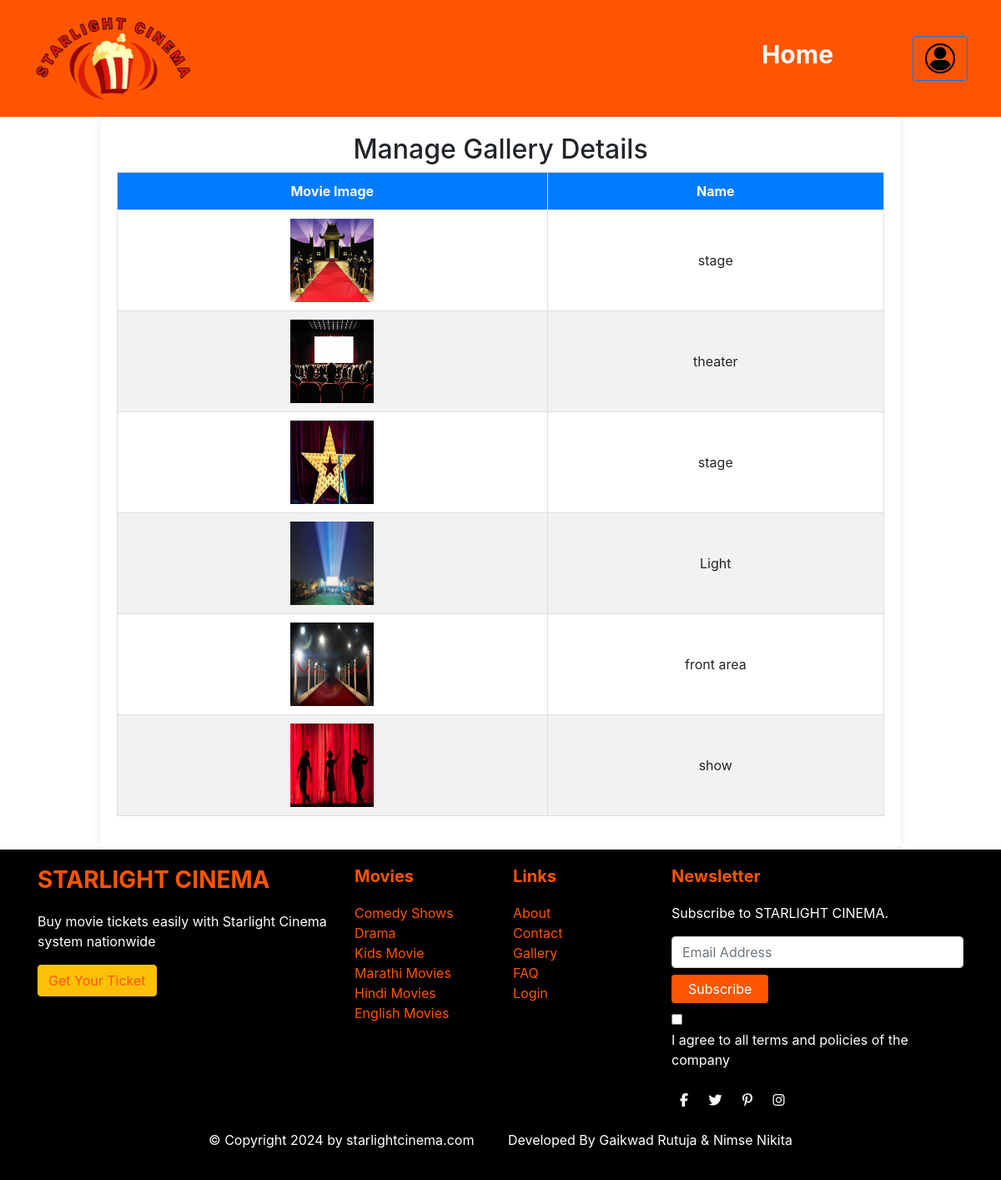
Before: /Admin/pages/report-gallery.php with the older database file.
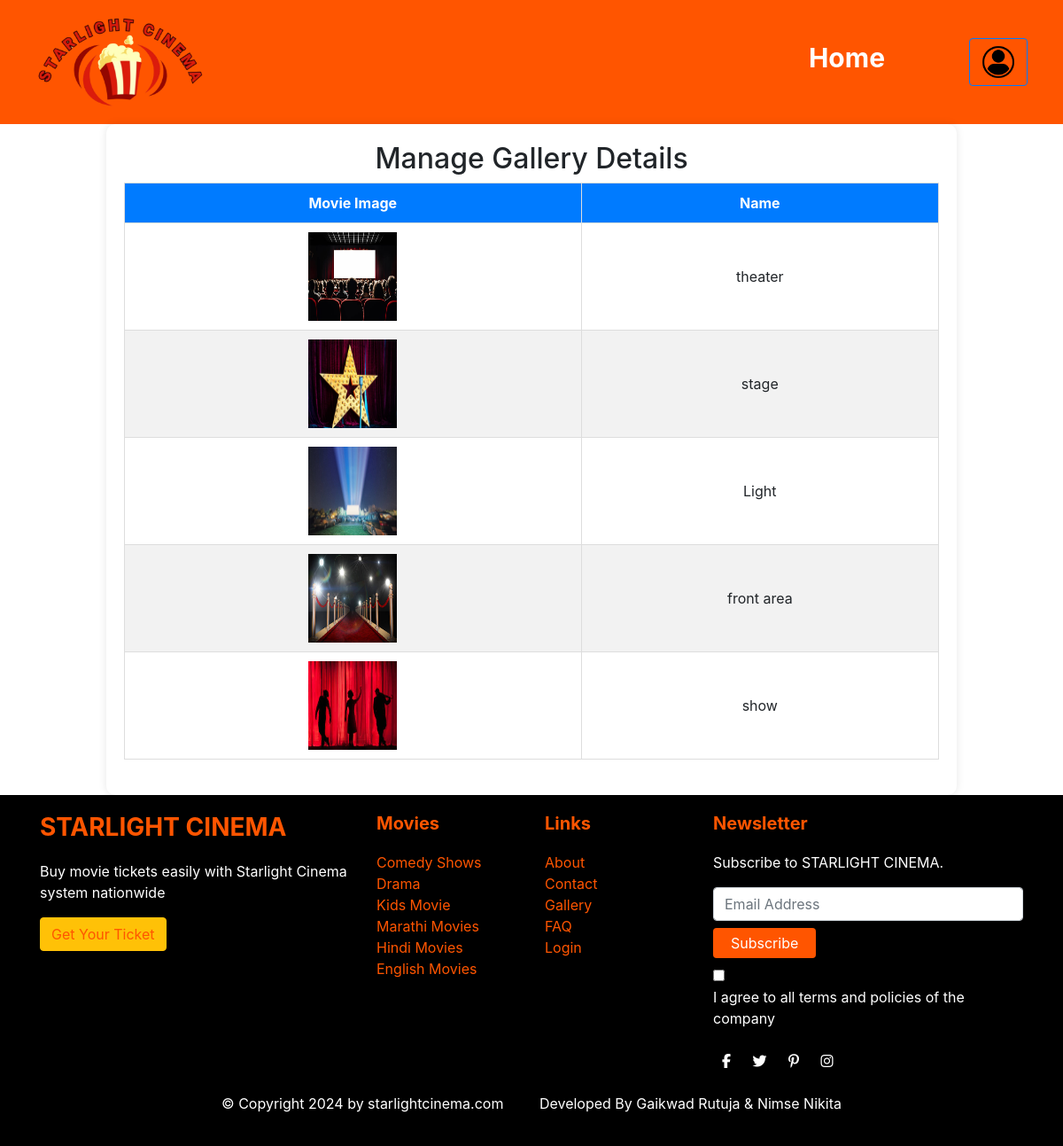
After: the same page with the newer database file.
### tables this page shows
CREATE TABLE `gallery` (
  `id` int(11) NOT NULL,
  `image` text NOT NULL,
  `name` text NOT NULL
);

### Admin/pages/report-gallery.php (the view, shortened to what this page needs)
<?php
$databaseHost = "localhost";
$databaseName = "movieticketdb";
$databaseUsername = "root";
$databasePassword = "";
$con = new mysqli($databaseHost, $databaseUsername, $databasePassword, $databaseName);
$sql = "SELECT * FROM gallery ORDER BY id DESC";
$query = $con->query($sql);
?>
<!DOCTYPE html>
<html lang="en">
<head>
    <link rel="stylesheet" href="./../css/addmovie.css">
    <link rel="stylesheet" href="./../css/manage-movie.css">
    <link rel="stylesheet" href="https://stackpath.bootstrapcdn.com/bootstrap/4.5.2/css/bootstrap.min.css">
</head>
<body>
    <header class="header">
        <div class="logo"><img src=".\..\..\Images\logo2.png" class="logo-img"></div>
        <nav class="nav">
        <ul>
            <li><a href="./admin-dashboard.php" style="margin-right:50px; font-size:30px;">Home</a></li>
            <div class="d-flex align-items-center">
                <a href="./login.php" class="btn btn-outline-primary">
                    <img src=".\..\..\Images\login.png" style="height:40px;">
                </a>
            </div>
        </ul>
        </nav>
    </header>
    <div class="containers">
        <h2>Manage Gallery Details</h2>
        <table class="movie-table">
            <thead>
                <tr>
                    <th>Movie Image</th>
                    <th>Name</th>
                </tr>
            </thead>
            <tbody>
                <?php
                if ($query->num_rows > 0) {
                    while ($row = $query->fetch_assoc()) {
                        echo "<tr>";
                        echo "<td><img src='./../../Images/User-images/gallery/" . $row['image'] . "' alt='Movie Image' style='width:100px; height:100px;'></td>";
                        echo "<td>" . $row['name'] . "</td>";
                        echo "</tr>";
                    }
                } else {
                    echo "<tr><td colspan='7'>No movies found</td></tr>";
                }
                ?>
            </tbody>
        </table>
    </div>
    <div class="footer">
        <div class="container" style="background-color:black;">
            <div class="row">
                <div class="col-md-4">
                    <h3 class="footer-title">STARLIGHT CINEMA</h3>
                    <p>Buy movie tickets easily with Starlight Cinema system nationwide</p>
                    <a href="#" class="btn btn-warning">Get Your Ticket</a>
                </div>
                <div class="col-md-2">
                    <h5 class="footer-title">Movies</h5>
                    <ul class="list-unstyled">
                        <li><a href="#">Comedy Shows</a></li>
                        <li><a href="#">Drama</a></li>
                        <li><a href="#">Kids Movie</a></li>
                        <li><a href="#">Marathi Movies</a></li>
                        <li><a href="#">Hindi Movies</a></li>
                        <li><a href="#">English Movies</a></li>
                    </ul>
                </div>
                <div class="col-md-2">
                    <h5 class="footer-title">Links</h5>
                    <ul class="list-unstyled">
                        <li><a href="#">About</a></li>
                        <li><a href="#">Contact</a></li>
                        <li><a href="#">Gallery</a></li>
                        <li><a href="#">FAQ</a></li>
                        <li><a href="#">Login</a></li>
                    </ul>
                </div>
                <div class="col-md-4">
                    <h5 class="footer-title">Newsletter</h5>
                    <p>Subscribe to STARLIGHT CINEMA.</p>
                    <div class="newsletter">
                        <input type="email" class="form-control" placeholder="Email Address">
                        <button class="btn btn-warning mt-2">Subscribe</button>
                    </div>
                    <div class="mt-2">
                        <input type="checkbox" id="terms">
                        <label for="terms">I agree to all terms and policies of the company</label>
                    </div>
                    <div class="social-icons mt-3">
                        <a href="#"><i class="fab fa-facebook-f"></i></a>
                        <a href="#"><i class="fab fa-twitter"></i></a>
                        <a href="#"><i class="fab fa-pinterest-p"></i></a>
                        <a href="#"><i class="fab fa-instagram"></i></a>
                    </div>
                </div>
            </div>
            <div class="text-center mt-4">
                <p>&copy; Copyright 2024 by starlightcinema.com &nbsp; &nbsp; &nbsp; &nbsp; Developed By Gaikwad Rutuja & Nimse Nikita</p>
            </div>
        </div>
    </div>
</body>
</html>

Changed rows visible on the page:
removed gallery: image (picture), name "stage"
